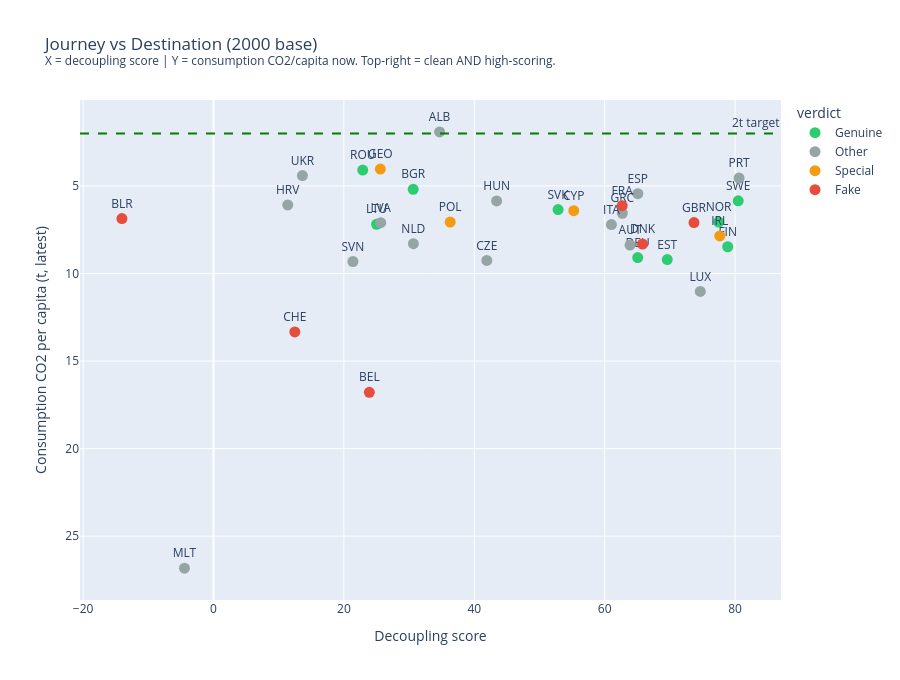

Notebook code for this chart:
### Code cell
sc = scores_2000.copy()
fig = px.scatter(
    sc, 
    x='composite', 
    y='cons_latest',
    color='verdict', 
    text='iso_code',
    color_discrete_map=VERDICT_COLORS,
    title='Journey vs Destination (2000 base)<br>'
          '<sup>X = decoupling score | Y = consumption CO2/capita now. Top-right = clean AND high-scoring.</sup>',
    labels={'composite': 'Decoupling score', 'cons_latest': 'Consumption CO2 per capita (t, latest)'},
    height=680
)
fig.add_hline(y=2, line_dash='dash', line_color='green', annotation_text='2t target')
fig.update_traces(textposition='top center', marker=dict(size=11))
fig.update_yaxes(autorange='reversed')
fig.show()

### Figure 1 — Plotly figure (JSON) as saved in the notebook; plotly's stock layout.template omitted (floating-point values rounded to 4 significant figures)
{"data": [{"hovertemplate": "verdict=Genuine<br>Decoupling score=%{x}<br>Consumption CO2 per capita (t, latest)=%{y}<br>iso_code=%{text}<extra></extra>", "legendgroup": "Genuine", "marker": {"color": "#2ecc71", "size": 11, "symbol": "circle"}, "mode": "markers+text", "name": "Genuine", "orientation": "v", "showlegend": true, "text": ["SWE", "FIN", "NOR", "EST", "DEU", "SVK", "BGR", "LTU", "ROU"], "textposition": "top center", "type": "scatter", "x": [80.49, 78.88, 77.48, 69.6, 65.07, 52.86, 30.63, 25.02, 22.89], "xaxis": "x", "y": [5.85, 8.474, 7.061, 9.205, 9.089, 6.349, 5.196, 7.189, 4.093], "yaxis": "y"}, {"hovertemplate": "verdict=Other<br>Decoupling score=%{x}<br>Consumption CO2 per capita (t, latest)=%{y}<br>iso_code=%{text}<extra></extra>", "legendgroup": "Other", "marker": {"color": "#95a5a6", "size": 11, "symbol": "circle"}, "mode": "markers+text", "name": "Other", "orientation": "v", "showlegend": true, "text": ["PRT", "LUX", "ESP", "AUT", "GRC", "ITA", "HUN", "CZE", "ALB", "NLD", "LVA", "SVN", "UKR", "HRV", "MLT"], "textposition": "top center", "type": "scatter", "x": [80.62, 74.67, 65.09, 63.89, 62.71, 61.04, 43.43, 41.93, 34.68, 30.66, 25.65, 21.39, 13.64, 11.39, -4.453], "xaxis": "x", "y": [4.55, 11.02, 5.44, 8.375, 6.56, 7.21, 5.856, 9.253, 1.914, 8.299, 7.098, 9.316, 4.407, 6.086, 26.82], "yaxis": "y"}, {"hovertemplate": "verdict=Special<br>Decoupling score=%{x}<br>Consumption CO2 per capita (t, latest)=%{y}<br>iso_code=%{text}<extra></extra>", "legendgroup": "Special", "marker": {"color": "#f39c12", "size": 11, "symbol": "circle"}, "mode": "markers+text", "name": "Special", "orientation": "v", "showlegend": true, "text": ["IRL", "CYP", "POL", "GEO"], "textposition": "top center", "type": "scatter", "x": [77.66, 55.26, 36.31, 25.59], "xaxis": "x", "y": [7.858, 6.412, 7.065, 4.036], "yaxis": "y"}, {"hovertemplate": "verdict=Fake<br>Decoupling score=%{x}<br>Consumption CO2 per capita (t, latest)=%{y}<br>iso_code=%{text}<extra></extra>", "legendgroup": "Fake", "marker": {"color": "#e74c3c", "size": 11, "symbol": "circle"}, "mode": "markers+text", "name": "Fake", "orientation": "v", "showlegend": true, "text": ["GBR", "DNK", "FRA", "BEL", "CHE", "BLR"], "textposition": "top center", "type": "scatter", "x": [73.71, 65.81, 62.7, 23.9, 12.47, -14.05], "xaxis": "x", "y": [7.092, 8.317, 6.131, 16.79, 13.34, 6.862], "yaxis": "y"}], "layout": {"annotations": [{"showarrow": false, "text": "2t target", "x": 1, "xanchor": "right", "xref": "x domain", "y": 2, "yanchor": "bottom", "yref": "y"}], "height": 680, "legend": {"title": {"text": "verdict"}, "tracegroupgap": 0}, "shapes": [{"line": {"color": "green", "dash": "dash"}, "type": "line", "x0": 0, "x1": 1, "xref": "x domain", "y0": 2, "y1": 2, "yref": "y"}], "title": {"text": "Journey vs Destination (2000 base)<br><sup>X = decoupling score | Y = consumption CO2/capita now. Top-right = clean AND high-scoring.</sup>"}, "xaxis": {"anchor": "y", "domain": [0, 1], "title": {"text": "Decoupling score"}}, "yaxis": {"anchor": "x", "autorange": "reversed", "domain": [0, 1], "title": {"text": "Consumption CO2 per capita (t, latest)"}}}}
